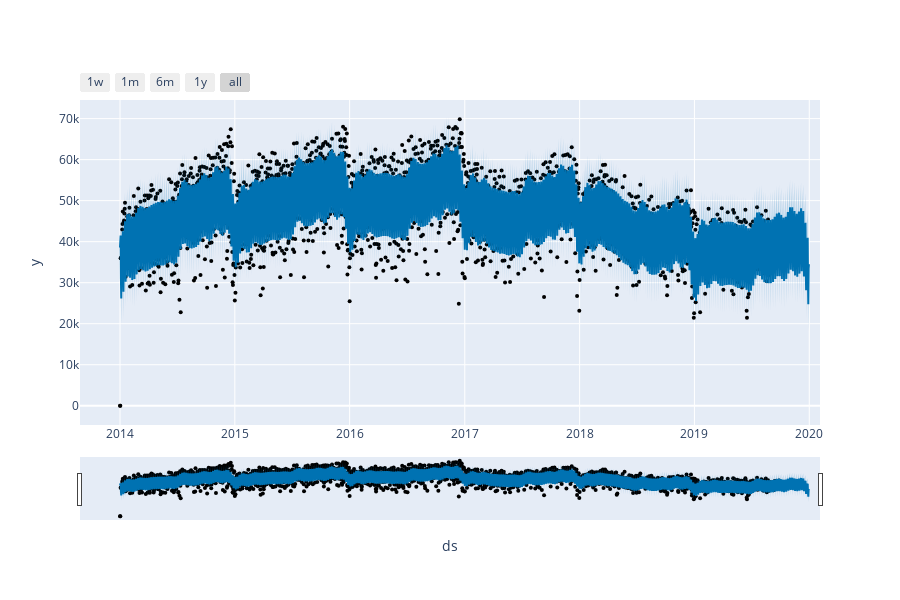

The code cell stored with this chart in its notebook:
### Code cell
plot_plotly(modelo_años, predict_años)

### Figure 1 — Plotly figure (JSON) as saved in the notebook; plotly's stock layout.template omitted (floating-point values rounded to 4 significant figures; data arrays with more than 128 entries replaced by an {"elided": "..."} marker saying what was removed)
{"data": [{"marker": {"color": "black", "size": 4}, "mode": "markers", "name": "Actual", "type": "scatter", "x": {"elided": "2099 str values"}, "y": {"elided": "2099 float values"}}, {"hoverinfo": "skip", "line": {"width": 0}, "mode": "lines", "type": "scatter", "x": {"elided": "2191 str values"}, "y": {"elided": "2191 float values"}}, {"fill": "tonexty", "fillcolor": "rgba(0, 114, 178, 0.2)", "line": {"color": "#0072B2", "width": 2}, "mode": "lines", "name": "Predicted", "type": "scatter", "x": {"elided": "2191 str values"}, "y": {"elided": "2191 float values"}}, {"fill": "tonexty", "fillcolor": "rgba(0, 114, 178, 0.2)", "hoverinfo": "skip", "line": {"width": 0}, "mode": "lines", "type": "scatter", "x": {"elided": "2191 str values"}, "y": {"elided": "2191 float values"}}], "layout": {"height": 600, "showlegend": false, "width": 900, "xaxis": {"rangeselector": {"buttons": [{"count": 7, "label": "1w", "step": "day", "stepmode": "backward"}, {"count": 1, "label": "1m", "step": "month", "stepmode": "backward"}, {"count": 6, "label": "6m", "step": "month", "stepmode": "backward"}, {"count": 1, "label": "1y", "step": "year", "stepmode": "backward"}, {"step": "all"}]}, "rangeslider": {"visible": true}, "title": {"text": "ds"}, "type": "date"}, "yaxis": {"title": {"text": "y"}}}}
